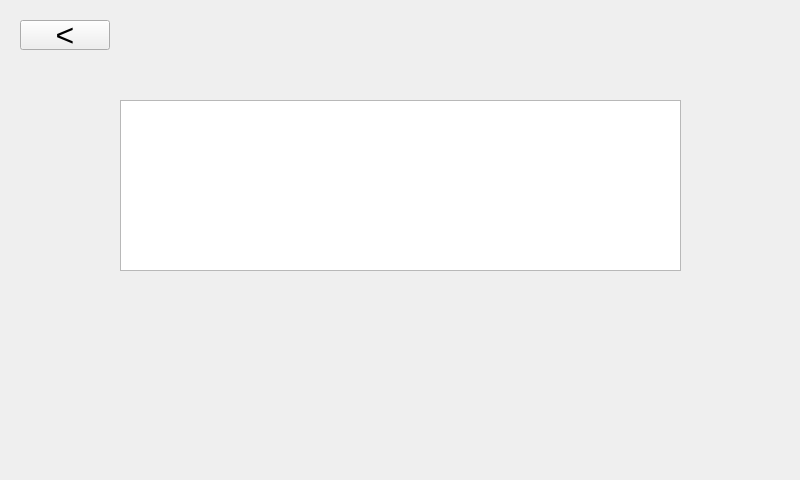
<?xml version="1.0" encoding="UTF-8"?>
<ui version="4.0">
 <class>Music</class>
 <widget class="QWidget" name="Music">
  <property name="geometry">
   <rect>
    <x>0</x>
    <y>0</y>
    <width>800</width>
    <height>480</height>
   </rect>
  </property>
  <property name="windowTitle">
   <string>Form</string>
  </property>
  <widget class="QWidget" name="verticalLayoutWidget">
   <property name="geometry">
    <rect>
     <x>70</x>
     <y>320</y>
     <width>661</width>
     <height>131</height>
    </rect>
   </property>
   <layout class="QHBoxLayout" name="horizontalLayout">
    <property name="leftMargin">
     <number>4</number>
    </property>
    <property name="topMargin">
     <number>4</number>
    </property>
    <property name="rightMargin">
     <number>4</number>
    </property>
    <property name="bottomMargin">
     <number>4</number>
    </property>
    <item>
     <widget class="QPushButton" name="prev">
      <property name="text">
       <string/>
      </property>
      <property name="icon">
       <iconset resource="res.qrc">
        <normaloff>:/icon/res/prev.png</normaloff>:/icon/res/prev.png</iconset>
      </property>
      <property name="iconSize">
       <size>
        <width>48</width>
        <height>48</height>
       </size>
      </property>
      <property name="flat">
       <bool>true</bool>
      </property>
     </widget>
    </item>
    <item>
     <widget class="QPushButton" name="start_pause">
      <property name="minimumSize">
       <size>
        <width>214</width>
        <height>38</height>
       </size>
      </property>
      <property name="text">
       <string/>
      </property>
      <property name="icon">
       <iconset resource="res.qrc">
        <normaloff>:/icon/res/start.png</normaloff>
        <normalon>:/icon/res/pause.png</normalon>:/icon/res/start.png</iconset>
      </property>
      <property name="iconSize">
       <size>
        <width>48</width>
        <height>48</height>
       </size>
      </property>
      <property name="flat">
       <bool>true</bool>
      </property>
     </widget>
    </item>
    <item>
     <widget class="QPushButton" name="next">
      <property name="text">
       <string/>
      </property>
      <property name="icon">
       <iconset resource="res.qrc">
        <normaloff>:/icon/res/next.png</normaloff>:/icon/res/next.png</iconset>
      </property>
      <property name="iconSize">
       <size>
        <width>48</width>
        <height>48</height>
       </size>
      </property>
      <property name="flat">
       <bool>true</bool>
      </property>
     </widget>
    </item>
   </layout>
  </widget>
  <widget class="QPushButton" name="back">
   <property name="geometry">
    <rect>
     <x>20</x>
     <y>20</y>
     <width>90</width>
     <height>30</height>
    </rect>
   </property>
   <property name="font">
    <font>
     <pointsize>24</pointsize>
     <kerning>true</kerning>
    </font>
   </property>
   <property name="text">
    <string>&lt;</string>
   </property>
  </widget>
  <widget class="QTextBrowser" name="info_show">
   <property name="geometry">
    <rect>
     <x>120</x>
     <y>100</y>
     <width>561</width>
     <height>171</height>
    </rect>
   </property>
   <property name="font">
    <font>
     <pointsize>32</pointsize>
     <weight>75</weight>
     <bold>true</bold>
     <stylestrategy>PreferAntialias</stylestrategy>
    </font>
   </property>
  </widget>
 </widget>
 <resources>
  <include location="res.qrc"/>
 </resources>
 <connections/>
</ui>
